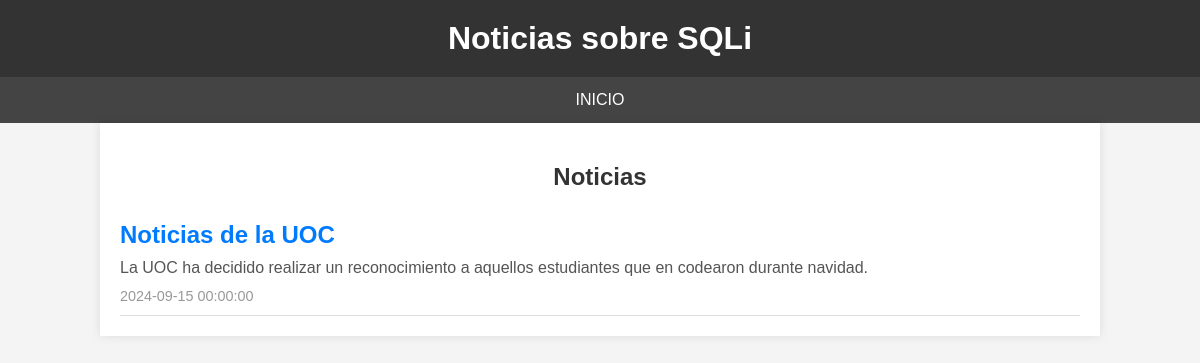
The app's page /src/www/v1/news.php?id=6 with its own data.
### tables this page shows
CREATE TABLE News (
    newsId INT PRIMARY KEY AUTO_INCREMENT,
    title VARCHAR(50) NOT NULL,
    body TEXT,
    dateTime DATETIME NOT NULL
);

### src/www/v1/news.php (the view, shortened to what this page needs)
<!DOCTYPE html>
<html lang="es">
<head>
    <link rel="stylesheet" href="/css/styles.css">
</head>
<body>
    <?php require 'miMenu.php'; ?>
    <section class="container">
        <h1>Noticias</h1>
        <div class="news-lista">
            <?php
            $conexion = new mysqli('serverBD', 'root', 'jaja', 'prac2');
            $sql = "SELECT title, body, dateTime FROM News WHERE newsId = " . $_GET['id'];
            $resultado = $conexion->query($sql);
            if ($resultado->num_rows > 0) {
                while($fila = $resultado->fetch_assoc()) {
                    echo "\n    <article class='news-item'> \n";
                    echo "      <h2>" . $fila["title"] . "</h2> \n";
                    echo "      <p>" . $fila["body"] . "</p> \n";
                    echo "      <span class='date'>" . $fila["dateTime"] . "</span> \n";
                    echo "    </article> \n";
                }
            } else {
                echo "No hay noticias disponibles.";
            }
            ?>
        </div>
        </section>
</body>
</html>

### src/www/css/styles.css (style rules this page uses)
body { font-family: Arial, sans-serif; background-color: #f4f4f4; margin: 0; padding: 0; }
.container { width: 80%; margin: 0 auto; padding: 20px; background-color: #fff; box-shadow: 0 0 10px rgba(0, 0, 0, 0.1); }
h1 { text-align: center; color: #333; }
.news-item { border-bottom: 1px solid #ddd; padding: 10px 0; }
.news-item h2 { margin: 0; color: #007BFF; }
.news-item p { margin: 10px 0; color: #555; }
.news-item .date { font-size: 0.9em; color: #999; }

### records on screen
news: title "Noticias de la UOC", body "La UOC ha decidido realizar un reconocimiento a aquellos estudiantes que en codearon durante navidad.", dateTime "2024-09-15 00:00:00"
